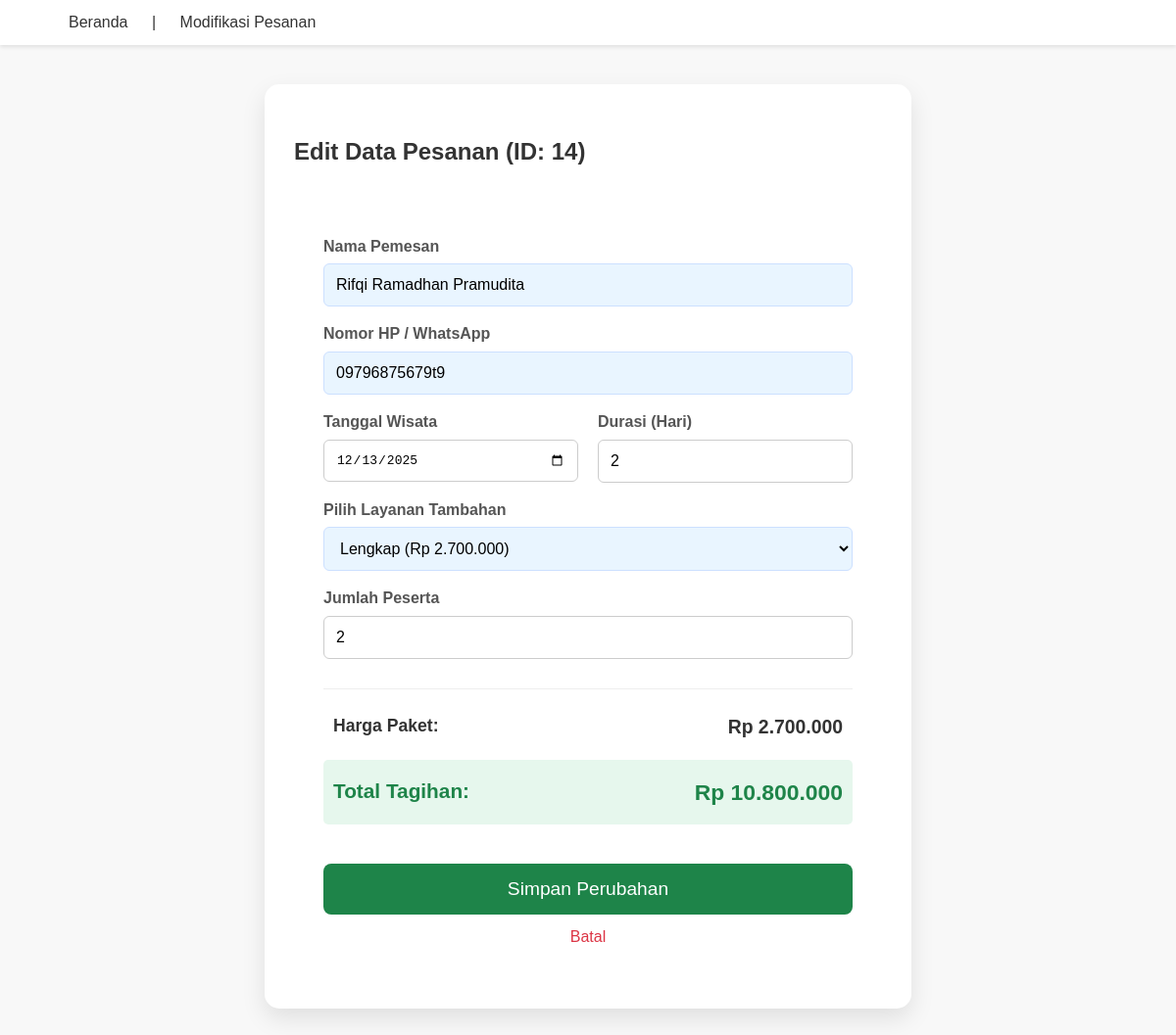
Page /pemesanan.php?edit_id=14 on the committed database.
### tables this page shows
CREATE TABLE `pesanan` (
  `id_pesanan` int(11) NOT NULL,
  `nama_pemesan` varchar(100) NOT NULL,
  `nomor_hp` varchar(15) NOT NULL,
  `tanggal_pesan` date NOT NULL,
  `waktu_perjalanan` int(11) NOT NULL,
  `jumlah_peserta` int(11) NOT NULL,
  `penginapan` enum('Y','N') NOT NULL,
  `transportasi` enum('Y','N') NOT NULL,
  `service_makan` enum('Y','N') NOT NULL,
  `harga_paket` decimal(10,0) NOT NULL,
  `jumlah_tagihan` decimal(10,0) NOT NULL
);

### pemesanan.php (the view, shortened to what this page needs)
<?php
include 'koneksi.php';
$data_edit = null;
$judul_form = 'Pemesanan Paket Wisata Baru';
if (isset($_GET['edit_id'])) {
    $edit_id = $_GET['edit_id'];
    $sql_edit = "SELECT * FROM pesanan WHERE id_pesanan = '$edit_id'";
    $result_edit = $koneksi->query($sql_edit);
    if ($result_edit && $result_edit->num_rows > 0) {
        $data_edit = $result_edit->fetch_assoc();
        $judul_form = 'Edit Data Pesanan (ID: ' . $edit_id . ')';
    }
}
$paket_terpilih = isset($_GET['paket']) ? htmlspecialchars($_GET['paket']) : 'Paket Umum';
$judul_halaman = $data_edit ? $judul_form : "Form Pemesanan Paket Wisata - " . $paket_terpilih;
?>
<!DOCTYPE html>
<html lang="id">
<head>
    <link rel="stylesheet" href="style.css">
</head>
<body>
    <header>
        <nav>
            <a href="index.php">Beranda</a> |
            <a href="modifikasi_pesanan.php">Modifikasi Pesanan</a>
        </nav>
    </header>
    <main>
        <div class="form-card"> <h2><?php echo $judul_halaman; ?></h2>
            <form action="proses_simpan.php" method="POST" onsubmit="return validateForm()">
                <label for="nama">Nama Pemesan</label>
                <input type="text" id="nama" name="nama" required class="highlight-input" value="<?php echo $data_edit ? htmlspecialchars($data_edit['nama_pemesan']) : ''; ?>">
                <label for="hp">Nomor HP / WhatsApp</label>
                <input type="tel" id="hp" name="hp" required class="highlight-input" value="<?php echo $data_edit ? htmlspecialchars($data_edit['nomor_hp']) : ''; ?>">
                <div class="field-group">
                    <div class="field-item">
                        <label for="tanggal_pesan">Tanggal Wisata</label>
                        <input type="date" id="tanggal_pesan" name="tanggal_pesan" required value="<?php echo $data_edit ? $data_edit['tanggal_pesan'] : ''; ?>">
                    </div>
                    <div class="field-item">
                        <label for="waktu">Durasi (Hari)</label>
                        <input type="number" id="waktu" name="waktu" min="1" onchange="hitungTagihan()" required value="<?php echo $data_edit ? $data_edit['waktu_perjalanan'] : ''; ?>">
                    </div>
                </div>
                <label for="layanan_select">Pilih Layanan Tambahan</label>
                <select id="layanan_select" class="highlight-input" onchange="updateCheckboxes()">
                    <?php
                    $val_2_7m = $data_edit && $data_edit['penginapan'] == 'Y' && $data_edit['transportasi'] == 'Y' && $data_edit['service_makan'] == 'Y' ? 'selected' : '';
                    ?>
                    <option value="2700000" <?php echo $val_2_7m; ?>>Lengkap (Rp 2.700.000)</option>
                </select>
                <label for="jumlah_peserta">Jumlah Peserta</label>
                 <input type="number" id="jumlah_peserta" name="jumlah_peserta" min="1" onchange="hitungTagihan()" required value="<?php echo $data_edit ? $data_edit['jumlah_peserta'] : ''; ?>">
                <div class="summary-section">
                    <div class="summary-item">
                        <label for="harga_paket_display">Harga Paket:</label>
                        <span id="harga_paket_display">Rp 0</span>
                    </div>
                    <div class="summary-item total-tagihan">
                        <label for="jumlah_tagihan_display">Total Tagihan:</label>
                         <span id="jumlah_tagihan_display">Rp 0</span>
                    </div>
                </div>
                <button type="submit" class="btn-konfirmasi">
                    <?php echo $data_edit ? 'Simpan Perubahan' : 'Konfirmasi Pesanan'; ?>
                </button>
                <?php if ($data_edit): ?>
                    <a href="modifikasi_pesanan.php" class="btn-batal">Batal</a>
                <?php endif; ?>
            </form>
        </div>
    </main>
</body>
</html>

### style.css (style rules this page uses)
body { font-family: Arial, sans-serif; margin: 0; padding: 0; background-color: #f8f8f8; color: #333; line-height: 1.6; }
header { background-color: #fff; box-shadow: 0 2px 4px rgba(0, 0, 0, 0.1); padding: 10px 50px; display: flex; justify-content: space-between; align-items: center; }
nav a { color: #333; text-decoration: none; padding: 10px 15px; margin: 0 5px; font-weight: 500; transition: color 0.3s; }
main { max-width: 1200px; margin: 20px auto; padding: 0 20px; }
.form-card { max-width: 600px; margin: 40px auto; background-color: white; padding: 30px; border-radius: 15px; box-shadow: 0 10px 25px rgba(0, 0, 0, 0.1); }
form { background-color: #fff; padding: 30px; border-radius: 8px; box-shadow: none; }
form label { display: block; margin-top: 15px; font-weight: bold; color: #555; }
form input[type="text"], form input[type="tel"], form input[type="date"], form input[type="number"], form select { width: 100%; padding: 12px; margin-top: 5px; border: 1px solid #ccc; border-radius: 6px; box-sizing: border-box; font-size: 1em; }
.highlight-input { background-color: #e9f5ff !important; border: 1px solid #cce0ff !important; }
.field-group { display: flex; gap: 20px; margin-bottom: 15px; }
.field-item { flex: 1; }
.summary-section { margin-top: 30px; padding: 15px 0; border-top: 1px solid #eee; }
.summary-item { display: flex; justify-content: space-between; padding: 8px 10px; border-radius: 5px; font-size: 1.1em; margin-bottom: 5px; }
.summary-item label { font-weight: bold; margin-top: 0; color: #333; }
.summary-item span { font-size: 1.1em; font-weight: bold; color: #333; }
.total-tagihan { background-color: #e6f7ed; color: #1e8449; font-size: 1.3em; padding: 15px 10px; margin-top: 10px; }
.total-tagihan label { font-weight: bold; color: #1e8449; }
.total-tagihan span { font-weight: bold; color: #1e8449; }
button[type="submit"], .btn-simpan-perubahan, .btn-konfirmasi { width: 100%; padding: 15px; background-color: #1e8449; color: white; border: none; border-radius: 8px; cursor: pointer; font-size: 1.2em; margin-top: 20px; transition: background-color 0.3s; }
.btn-batal { text-align: center; display: block; margin-top: 10px; color: #dc3545; text-decoration: none; font-size: 1em; }

### rows in the picture
pesanan: nama "Rifqi Ramadhan Pramudita", hp "09796875679t9", tanggal_pesan "12/13/2025", waktu "2", jumlah_peserta "2"

### other values in the picture
$judul_halaman "Edit Data Pesanan (ID: 14)"
